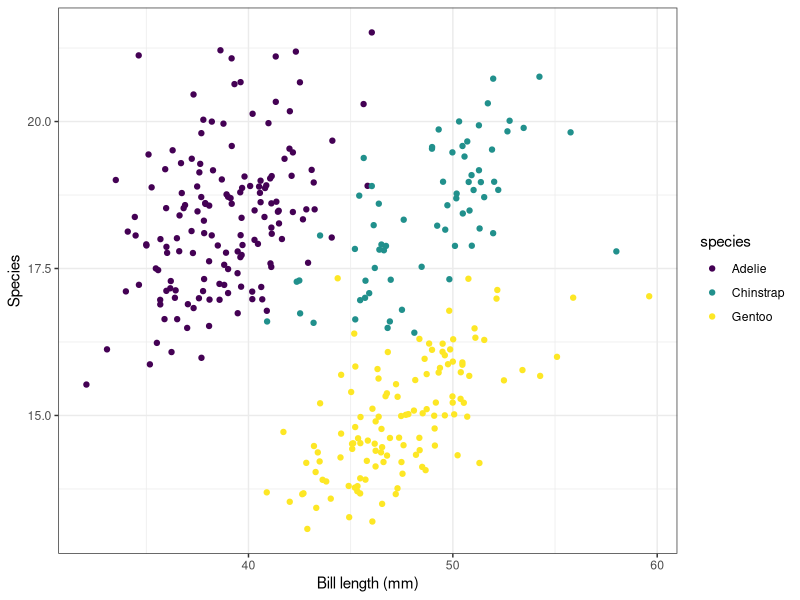

This chart was generated by the following R code:
library(tidyverse)
library(palmerpenguins)


ggplot(data = penguins, aes(x = bill_length_mm, y = bill_depth_mm, color = species)) +
  labs(x = "Bill length (mm)", y = "Species") +
  scale_color_viridis_d() + 
  geom_jitter() + 
  theme_bw()

